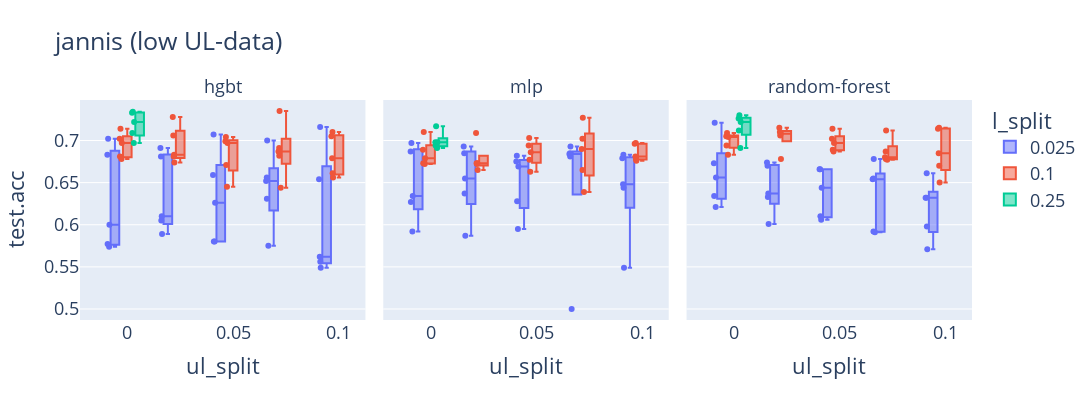
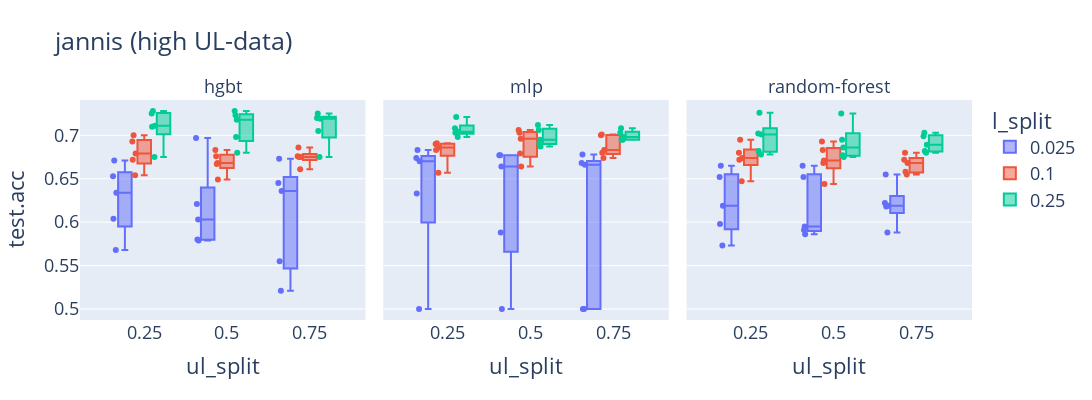
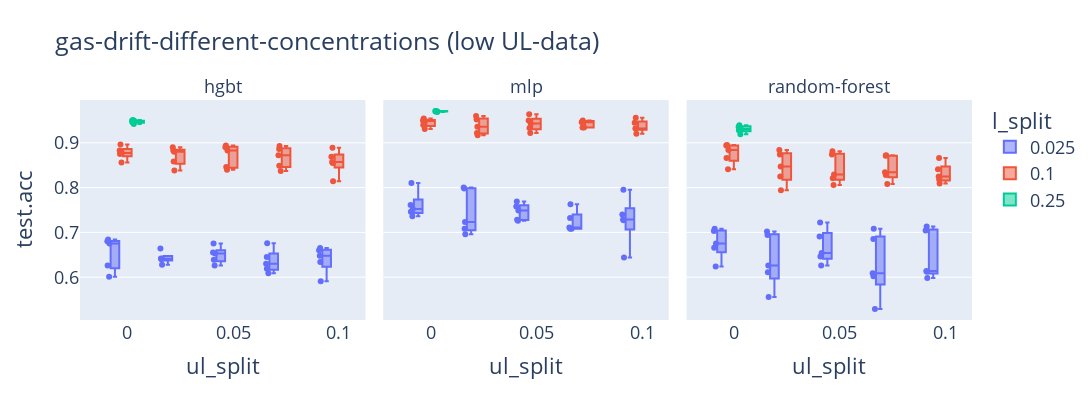
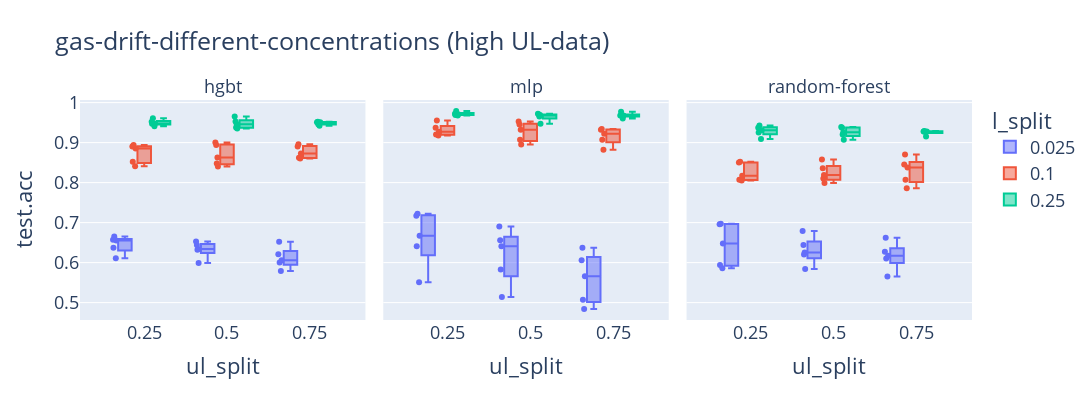

Notebook code for these charts, in order:
### Code cell
for dataset in DATASETS:
    fig_0 = px.box(
        indiv_evals_df[
            (indiv_evals_df["dataset"] == dataset) & (indiv_evals_df["ul_split"] <= 0.1)
        ],
        x="ul_split",
        y="test.acc",
        color="l_split",
        facet_col="model",
        category_orders={
            "l_split": sorted(indiv_evals_df["l_split"].unique()),
            "model": MODELS,
        },
        hover_data=["st_type"],
        points="all",
        title=f"{dataset} (low UL-data)",
        width=1200,
        height=400,
    )
    fig_0.for_each_annotation(lambda a: a.update(text=a.text.split("=")[-1]))
    fig_0.update_layout(font=dict(size=18))
    fig_0.write_image(plots_dir_fp / f"{dataset}_test_acc_vs_ul_split_low.svg")
    fig_0.show()

    fig_1 = px.box(
        indiv_evals_df[
            (indiv_evals_df["dataset"] == dataset)
            & (indiv_evals_df["ul_split"] >= 0.25)
        ],
        x="ul_split",
        y="test.acc",
        color="l_split",
        facet_col="model",
        category_orders={
            "l_split": sorted(indiv_evals_df["l_split"].unique()),
            "model": MODELS,
        },
        hover_data=["st_type"],
        points="all",
        title=f"{dataset} (high UL-data)",
        width=1200,
        height=400,
    )
    fig_1.for_each_annotation(lambda a: a.update(text=a.text.split("=")[-1]))
    fig_1.update_layout(font=dict(size=18))
    fig_1.write_image(plots_dir_fp / f"{dataset}_test_acc_vs_ul_split_high.svg")
    fig_1.show()

### Figure 1 — Plotly figure (JSON) as saved in the notebook; plotly's stock layout.template omitted (floating-point values rounded to 4 significant figures)
{"data": [{"alignmentgroup": "True", "boxpoints": "all", "customdata": [["None"], ["None"], ["None"], ["None"], ["None"], ["curr"], ["curr"], ["curr"], ["curr"], ["curr"], ["curr"], ["curr"], ["curr"], ["curr"], ["curr"], ["curr"], ["curr"], ["curr"], ["curr"], ["curr"], ["curr"], ["curr"], ["curr"], ["curr"], ["curr"]], "hovertemplate": "l_split=0.025<br>model=hgbt<br>ul_split=%{x}<br>test.acc=%{y}<br>st_type=%{customdata[0]}<extra></extra>", "legendgroup": "0.025", "marker": {"color": "#636efa"}, "name": "0.025", "notched": false, "offsetgroup": "0.025", "orientation": "v", "showlegend": true, "type": "box", "x": [0, 0, 0, 0, 0, 0.025, 0.025, 0.025, 0.025, 0.025, 0.05, 0.05, 0.05, 0.05, 0.05, 0.075, 0.075, 0.075, 0.075, 0.075, 0.1, 0.1, 0.1, 0.1, 0.1], "x0": " ", "xaxis": "x", "y": [0.702, 0.683, 0.574, 0.6, 0.577, 0.605, 0.691, 0.589, 0.61, 0.681, 0.58, 0.707, 0.659, 0.626, 0.58, 0.652, 0.7, 0.656, 0.575, 0.631, 0.562, 0.549, 0.654, 0.716, 0.556], "y0": " ", "yaxis": "y"}, {"alignmentgroup": "True", "boxpoints": "all", "customdata": [["None"], ["None"], ["None"], ["None"], ["None"], ["curr"], ["curr"], ["curr"], ["curr"], ["curr"], ["curr"], ["curr"], ["curr"], ["curr"], ["curr"], ["curr"], ["curr"], ["curr"], ["curr"], ["curr"], ["curr"], ["curr"], ["curr"], ["curr"], ["curr"]], "hovertemplate": "l_split=0.025<br>model=mlp<br>ul_split=%{x}<br>test.acc=%{y}<br>st_type=%{customdata[0]}<extra></extra>", "legendgroup": "0.025", "marker": {"color": "#636efa"}, "name": "0.025", "notched": false, "offsetgroup": "0.025", "orientation": "v", "showlegend": false, "type": "box", "x": [0, 0, 0, 0, 0, 0.025, 0.025, 0.025, 0.025, 0.025, 0.05, 0.05, 0.05, 0.05, 0.05, 0.075, 0.075, 0.075, 0.075, 0.075, 0.1, 0.1, 0.1, 0.1, 0.1], "x0": " ", "xaxis": "x2", "y": [0.687, 0.627, 0.592, 0.697, 0.634, 0.685, 0.655, 0.587, 0.693, 0.637, 0.595, 0.682, 0.628, 0.675, 0.669, 0.681, 0.693, 0.5, 0.685, 0.684, 0.648, 0.644, 0.679, 0.683, 0.549], "y0": " ", "yaxis": "y2"}, {"alignmentgroup": "True", "boxpoints": "all", "customdata": [["None"], ["None"], ["None"], ["None"], ["None"], ["curr"], ["curr"], ["curr"], ["curr"], ["curr"], ["curr"], ["curr"], ["curr"], ["curr"], ["curr"], ["curr"], ["curr"], ["curr"], ["curr"], ["curr"], ["curr"], ["curr"], ["curr"], ["curr"], ["curr"]], "hovertemplate": "l_split=0.025<br>model=random-forest<br>ul_split=%{x}<br>test.acc=%{y}<br>st_type=%{customdata[0]}<extra></extra>", "legendgroup": "0.025", "marker": {"color": "#636efa"}, "name": "0.025", "notched": false, "offsetgroup": "0.025", "orientation": "v", "showlegend": false, "type": "box", "x": [0, 0, 0, 0, 0, 0.025, 0.025, 0.025, 0.025, 0.025, 0.05, 0.05, 0.05, 0.05, 0.05, 0.075, 0.075, 0.075, 0.075, 0.075, 0.1, 0.1, 0.1, 0.1, 0.1], "x0": " ", "xaxis": "x3", "y": [0.721, 0.673, 0.656, 0.634, 0.621, 0.67, 0.633, 0.637, 0.601, 0.674, 0.606, 0.666, 0.666, 0.644, 0.61, 0.678, 0.655, 0.654, 0.592, 0.591, 0.598, 0.632, 0.632, 0.661, 0.571], "y0": " ", "yaxis": "y3"}, {"alignmentgroup": "True", "boxpoints": "all", "customdata": [["None"], ["None"], ["None"], ["None"], ["None"], ["curr"], ["curr"], ["curr"], ["curr"], ["curr"], ["curr"], ["curr"], ["curr"], ["curr"], ["curr"], ["curr"], ["curr"], ["curr"], ["curr"], ["curr"], ["curr"], ["curr"], ["curr"], ["curr"], ["curr"]], "hovertemplate": "l_split=0.1<br>model=hgbt<br>ul_split=%{x}<br>test.acc=%{y}<br>st_type=%{customdata[0]}<extra></extra>", "legendgroup": "0.1", "marker": {"color": "#EF553B"}, "name": "0.1", "notched": false, "offsetgroup": "0.1", "orientation": "v", "showlegend": true, "type": "box", "x": [0, 0, 0, 0, 0, 0.025, 0.025, 0.025, 0.025, 0.025, 0.05, 0.05, 0.05, 0.05, 0.05, 0.075, 0.075, 0.075, 0.075, 0.075, 0.1, 0.1, 0.1, 0.1, 0.1], "x0": " ", "xaxis": "x", "y": [0.714, 0.681, 0.697, 0.678, 0.702, 0.683, 0.728, 0.674, 0.706, 0.681, 0.697, 0.704, 0.671, 0.645, 0.699, 0.735, 0.644, 0.682, 0.687, 0.691, 0.656, 0.71, 0.679, 0.705, 0.661], "y0": " ", "yaxis": "y"}, {"alignmentgroup": "True", "boxpoints": "all", "customdata": [["None"], ["None"], ["None"], ["None"], ["None"], ["curr"], ["curr"], ["curr"], ["curr"], ["curr"], ["curr"], ["curr"], ["curr"], ["curr"], ["curr"], ["curr"], ["curr"], ["curr"], ["curr"], ["curr"], ["curr"], ["curr"], ["curr"], ["curr"], ["curr"]], "hovertemplate": "l_split=0.1<br>model=mlp<br>ul_split=%{x}<br>test.acc=%{y}<br>st_type=%{customdata[0]}<extra></extra>", "legendgroup": "0.1", "marker": {"color": "#EF553B"}, "name": "0.1", "notched": false, "offsetgroup": "0.1", "orientation": "v", "showlegend": false, "type": "box", "x": [0, 0, 0, 0, 0, 0.025, 0.025, 0.025, 0.025, 0.025, 0.05, 0.05, 0.05, 0.05, 0.05, 0.075, 0.075, 0.075, 0.075, 0.075, 0.1, 0.1, 0.1, 0.1, 0.1], "x0": " ", "xaxis": "x2", "y": [0.673, 0.679, 0.689, 0.71, 0.672, 0.665, 0.709, 0.672, 0.673, 0.673, 0.694, 0.677, 0.703, 0.663, 0.686, 0.665, 0.639, 0.727, 0.702, 0.69, 0.696, 0.676, 0.678, 0.681, 0.697], "y0": " ", "yaxis": "y2"}, {"alignmentgroup": "True", "boxpoints": "all", "customdata": [["None"], ["None"], ["None"], ["None"], ["None"], ["curr"], ["curr"], ["curr"], ["curr"], ["curr"], ["curr"], ["curr"], ["curr"], ["curr"], ["curr"], ["curr"], ["curr"], ["curr"], ["curr"], ["curr"], ["curr"], ["curr"], ["curr"], ["curr"], ["curr"]], "hovertemplate": "l_split=0.1<br>model=random-forest<br>ul_split=%{x}<br>test.acc=%{y}<br>st_type=%{customdata[0]}<extra></extra>", "legendgroup": "0.1", "marker": {"color": "#EF553B"}, "name": "0.1", "notched": false, "offsetgroup": "0.1", "orientation": "v", "showlegend": false, "type": "box", "x": [0, 0, 0, 0, 0, 0.025, 0.025, 0.025, 0.025, 0.025, 0.05, 0.05, 0.05, 0.05, 0.05, 0.075, 0.075, 0.075, 0.075, 0.075, 0.1, 0.1, 0.1, 0.1, 0.1], "x0": " ", "xaxis": "x3", "y": [0.704, 0.709, 0.705, 0.683, 0.694, 0.678, 0.706, 0.715, 0.708, 0.71, 0.702, 0.697, 0.714, 0.689, 0.687, 0.712, 0.68, 0.687, 0.678, 0.677, 0.685, 0.715, 0.714, 0.65, 0.67], "y0": " ", "yaxis": "y3"}, {"alignmentgroup": "True", "boxpoints": "all", "customdata": [["None"], ["None"], ["None"], ["None"], ["None"]], "hovertemplate": "l_split=0.25<br>model=hgbt<br>ul_split=%{x}<br>test.acc=%{y}<br>st_type=%{customdata[0]}<extra></extra>", "legendgroup": "0.25", "marker": {"color": "#00cc96"}, "name": "0.25", "notched": false, "offsetgroup": "0.25", "orientation": "v", "showlegend": true, "type": "box", "x": [0, 0, 0, 0, 0], "x0": " ", "xaxis": "x", "y": [0.709, 0.734, 0.733, 0.722, 0.697], "y0": " ", "yaxis": "y"}, {"alignmentgroup": "True", "boxpoints": "all", "customdata": [["None"], ["None"], ["None"], ["None"], ["None"]], "hovertemplate": "l_split=0.25<br>model=mlp<br>ul_split=%{x}<br>test.acc=%{y}<br>st_type=%{customdata[0]}<extra></extra>", "legendgroup": "0.25", "marker": {"color": "#00cc96"}, "name": "0.25", "notched": false, "offsetgroup": "0.25", "orientation": "v", "showlegend": false, "type": "box", "x": [0, 0, 0, 0, 0], "x0": " ", "xaxis": "x2", "y": [0.691, 0.694, 0.698, 0.698, 0.717], "y0": " ", "yaxis": "y2"}, {"alignmentgroup": "True", "boxpoints": "all", "customdata": [["None"], ["None"], ["None"], ["None"], ["None"]], "hovertemplate": "l_split=0.25<br>model=random-forest<br>ul_split=%{x}<br>test.acc=%{y}<br>st_type=%{customdata[0]}<extra></extra>", "legendgroup": "0.25", "marker": {"color": "#00cc96"}, "name": "0.25", "notched": false, "offsetgroup": "0.25", "orientation": "v", "showlegend": false, "type": "box", "x": [0, 0, 0, 0, 0], "x0": " ", "xaxis": "x3", "y": [0.712, 0.73, 0.726, 0.691, 0.722], "y0": " ", "yaxis": "y3"}], "layout": {"annotations": [{"font": {}, "showarrow": false, "text": "hgbt", "x": 0.16, "xanchor": "center", "xref": "paper", "y": 1, "yanchor": "bottom", "yref": "paper"}, {"font": {}, "showarrow": false, "text": "mlp", "x": 0.5, "xanchor": "center", "xref": "paper", "y": 1, "yanchor": "bottom", "yref": "paper"}, {"font": {}, "showarrow": false, "text": "random-forest", "x": 0.84, "xanchor": "center", "xref": "paper", "y": 1, "yanchor": "bottom", "yref": "paper"}], "boxmode": "group", "font": {"size": 18}, "height": 400, "legend": {"title": {"text": "l_split"}, "tracegroupgap": 0}, "title": {"text": "jannis (low UL-data)"}, "width": 1200, "xaxis": {"anchor": "y", "domain": [0, 0.32], "title": {"text": "ul_split"}}, "xaxis2": {"anchor": "y2", "domain": [0.34, 0.66], "matches": "x", "title": {"text": "ul_split"}}, "xaxis3": {"anchor": "y3", "domain": [0.68, 1.0], "matches": "x", "title": {"text": "ul_split"}}, "yaxis": {"anchor": "x", "domain": [0, 1], "title": {"text": "test.acc"}}, "yaxis2": {"anchor": "x2", "domain": [0, 1], "matches": "y", "showticklabels": false}, "yaxis3": {"anchor": "x3", "domain": [0, 1], "matches": "y", "showticklabels": false}}}

### Figure 2 — Plotly figure (JSON) as saved in the notebook; plotly's stock layout.template omitted (floating-point values rounded to 4 significant figures)
{"data": [{"alignmentgroup": "True", "boxpoints": "all", "customdata": [["curr"], ["curr"], ["curr"], ["curr"], ["curr"], ["curr"], ["curr"], ["curr"], ["curr"], ["curr"], ["curr"], ["curr"], ["curr"], ["curr"], ["curr"]], "hovertemplate": "l_split=0.025<br>model=hgbt<br>ul_split=%{x}<br>test.acc=%{y}<br>st_type=%{customdata[0]}<extra></extra>", "legendgroup": "0.025", "marker": {"color": "#636efa"}, "name": "0.025", "notched": false, "offsetgroup": "0.025", "orientation": "v", "showlegend": true, "type": "box", "x": [0.25, 0.25, 0.25, 0.25, 0.25, 0.5, 0.5, 0.5, 0.5, 0.5, 0.75, 0.75, 0.75, 0.75, 0.75], "x0": " ", "xaxis": "x", "y": [0.653, 0.568, 0.634, 0.671, 0.604, 0.697, 0.621, 0.579, 0.58, 0.603, 0.521, 0.636, 0.645, 0.555, 0.673], "y0": " ", "yaxis": "y"}, {"alignmentgroup": "True", "boxpoints": "all", "customdata": [["curr"], ["curr"], ["curr"], ["curr"], ["curr"], ["curr"], ["curr"], ["curr"], ["curr"], ["curr"], ["curr"], ["curr"], ["curr"], ["curr"], ["curr"]], "hovertemplate": "l_split=0.025<br>model=mlp<br>ul_split=%{x}<br>test.acc=%{y}<br>st_type=%{customdata[0]}<extra></extra>", "legendgroup": "0.025", "marker": {"color": "#636efa"}, "name": "0.025", "notched": false, "offsetgroup": "0.025", "orientation": "v", "showlegend": false, "type": "box", "x": [0.25, 0.25, 0.25, 0.25, 0.25, 0.5, 0.5, 0.5, 0.5, 0.5, 0.75, 0.75, 0.75, 0.75, 0.75], "x0": " ", "xaxis": "x2", "y": [0.5, 0.633, 0.67, 0.674, 0.683, 0.677, 0.677, 0.664, 0.5, 0.588, 0.5, 0.678, 0.666, 0.5, 0.668], "y0": " ", "yaxis": "y2"}, {"alignmentgroup": "True", "boxpoints": "all", "customdata": [["curr"], ["curr"], ["curr"], ["curr"], ["curr"], ["curr"], ["curr"], ["curr"], ["curr"], ["curr"], ["curr"], ["curr"], ["curr"], ["curr"], ["curr"]], "hovertemplate": "l_split=0.025<br>model=random-forest<br>ul_split=%{x}<br>test.acc=%{y}<br>st_type=%{customdata[0]}<extra></extra>", "legendgroup": "0.025", "marker": {"color": "#636efa"}, "name": "0.025", "notched": false, "offsetgroup": "0.025", "orientation": "v", "showlegend": false, "type": "box", "x": [0.25, 0.25, 0.25, 0.25, 0.25, 0.5, 0.5, 0.5, 0.5, 0.5, 0.75, 0.75, 0.75, 0.75, 0.75], "x0": " ", "xaxis": "x3", "y": [0.652, 0.665, 0.619, 0.573, 0.598, 0.652, 0.595, 0.665, 0.591, 0.586, 0.618, 0.619, 0.622, 0.588, 0.655], "y0": " ", "yaxis": "y3"}, {"alignmentgroup": "True", "boxpoints": "all", "customdata": [["curr"], ["curr"], ["curr"], ["curr"], ["curr"], ["curr"], ["curr"], ["curr"], ["curr"], ["curr"], ["curr"], ["curr"], ["curr"], ["curr"], ["curr"]], "hovertemplate": "l_split=0.1<br>model=hgbt<br>ul_split=%{x}<br>test.acc=%{y}<br>st_type=%{customdata[0]}<extra></extra>", "legendgroup": "0.1", "marker": {"color": "#EF553B"}, "name": "0.1", "notched": false, "offsetgroup": "0.1", "orientation": "v", "showlegend": true, "type": "box", "x": [0.25, 0.25, 0.25, 0.25, 0.25, 0.5, 0.5, 0.5, 0.5, 0.5, 0.75, 0.75, 0.75, 0.75, 0.75], "x0": " ", "xaxis": "x", "y": [0.672, 0.654, 0.693, 0.7, 0.679, 0.649, 0.676, 0.683, 0.667, 0.668, 0.661, 0.686, 0.676, 0.675, 0.675], "y0": " ", "yaxis": "y"}, {"alignmentgroup": "True", "boxpoints": "all", "customdata": [["curr"], ["curr"], ["curr"], ["curr"], ["curr"], ["curr"], ["curr"], ["curr"], ["curr"], ["curr"], ["curr"], ["curr"], ["curr"], ["curr"], ["curr"]], "hovertemplate": "l_split=0.1<br>model=mlp<br>ul_split=%{x}<br>test.acc=%{y}<br>st_type=%{customdata[0]}<extra></extra>", "legendgroup": "0.1", "marker": {"color": "#EF553B"}, "name": "0.1", "notched": false, "offsetgroup": "0.1", "orientation": "v", "showlegend": false, "type": "box", "x": [0.25, 0.25, 0.25, 0.25, 0.25, 0.5, 0.5, 0.5, 0.5, 0.5, 0.75, 0.75, 0.75, 0.75, 0.75], "x0": " ", "xaxis": "x2", "y": [0.686, 0.683, 0.657, 0.691, 0.69, 0.664, 0.706, 0.696, 0.703, 0.679, 0.68, 0.674, 0.683, 0.701, 0.7], "y0": " ", "yaxis": "y2"}, {"alignmentgroup": "True", "boxpoints": "all", "customdata": [["curr"], ["curr"], ["curr"], ["curr"], ["curr"], ["curr"], ["curr"], ["curr"], ["curr"], ["curr"], ["curr"], ["curr"], ["curr"], ["curr"], ["curr"]], "hovertemplate": "l_split=0.1<br>model=random-forest<br>ul_split=%{x}<br>test.acc=%{y}<br>st_type=%{customdata[0]}<extra></extra>", "legendgroup": "0.1", "marker": {"color": "#EF553B"}, "name": "0.1", "notched": false, "offsetgroup": "0.1", "orientation": "v", "showlegend": false, "type": "box", "x": [0.25, 0.25, 0.25, 0.25, 0.25, 0.5, 0.5, 0.5, 0.5, 0.5, 0.75, 0.75, 0.75, 0.75, 0.75], "x0": " ", "xaxis": "x3", "y": [0.672, 0.674, 0.647, 0.695, 0.68, 0.693, 0.671, 0.668, 0.683, 0.644, 0.68, 0.658, 0.672, 0.668, 0.655], "y0": " ", "yaxis": "y3"}, {"alignmentgroup": "True", "boxpoints": "all", "customdata": [["curr"], ["curr"], ["curr"], ["curr"], ["curr"], ["curr"], ["curr"], ["curr"], ["curr"], ["curr"], ["curr"], ["curr"], ["curr"], ["curr"], ["curr"]], "hovertemplate": "l_split=0.25<br>model=hgbt<br>ul_split=%{x}<br>test.acc=%{y}<br>st_type=%{customdata[0]}<extra></extra>", "legendgroup": "0.25", "marker": {"color": "#00cc96"}, "name": "0.25", "notched": false, "offsetgroup": "0.25", "orientation": "v", "showlegend": true, "type": "box", "x": [0.25, 0.25, 0.25, 0.25, 0.25, 0.5, 0.5, 0.5, 0.5, 0.5, 0.75, 0.75, 0.75, 0.75, 0.75], "x0": " ", "xaxis": "x", "y": [0.711, 0.71, 0.675, 0.725, 0.728, 0.718, 0.728, 0.68, 0.723, 0.698, 0.675, 0.719, 0.705, 0.725, 0.72], "y0": " ", "yaxis": "y"}, {"alignmentgroup": "True", "boxpoints": "all", "customdata": [["curr"], ["curr"], ["curr"], ["curr"], ["curr"], ["curr"], ["curr"], ["curr"], ["curr"], ["curr"], ["curr"], ["curr"], ["curr"], ["curr"], ["curr"]], "hovertemplate": "l_split=0.25<br>model=mlp<br>ul_split=%{x}<br>test.acc=%{y}<br>st_type=%{customdata[0]}<extra></extra>", "legendgroup": "0.25", "marker": {"color": "#00cc96"}, "name": "0.25", "notched": false, "offsetgroup": "0.25", "orientation": "v", "showlegend": false, "type": "box", "x": [0.25, 0.25, 0.25, 0.25, 0.25, 0.5, 0.5, 0.5, 0.5, 0.5, 0.75, 0.75, 0.75, 0.75, 0.75], "x0": " ", "xaxis": "x2", "y": [0.703, 0.721, 0.698, 0.708, 0.704, 0.691, 0.706, 0.712, 0.687, 0.695, 0.695, 0.698, 0.708, 0.695, 0.703], "y0": " ", "yaxis": "y2"}, {"alignmentgroup": "True", "boxpoints": "all", "customdata": [["curr"], ["curr"], ["curr"], ["curr"], ["curr"], ["curr"], ["curr"], ["curr"], ["curr"], ["curr"], ["curr"], ["curr"], ["curr"], ["curr"], ["curr"]], "hovertemplate": "l_split=0.25<br>model=random-forest<br>ul_split=%{x}<br>test.acc=%{y}<br>st_type=%{customdata[0]}<extra></extra>", "legendgroup": "0.25", "marker": {"color": "#00cc96"}, "name": "0.25", "notched": false, "offsetgroup": "0.25", "orientation": "v", "showlegend": false, "type": "box", "x": [0.25, 0.25, 0.25, 0.25, 0.25, 0.5, 0.5, 0.5, 0.5, 0.5, 0.75, 0.75, 0.75, 0.75, 0.75], "x0": " ", "xaxis": "x3", "y": [0.702, 0.682, 0.678, 0.701, 0.726, 0.675, 0.686, 0.677, 0.725, 0.695, 0.682, 0.689, 0.699, 0.703, 0.68], "y0": " ", "yaxis": "y3"}], "layout": {"annotations": [{"font": {}, "showarrow": false, "text": "hgbt", "x": 0.16, "xanchor": "center", "xref": "paper", "y": 1, "yanchor": "bottom", "yref": "paper"}, {"font": {}, "showarrow": false, "text": "mlp", "x": 0.5, "xanchor": "center", "xref": "paper", "y": 1, "yanchor": "bottom", "yref": "paper"}, {"font": {}, "showarrow": false, "text": "random-forest", "x": 0.84, "xanchor": "center", "xref": "paper", "y": 1, "yanchor": "bottom", "yref": "paper"}], "boxmode": "group", "font": {"size": 18}, "height": 400, "legend": {"title": {"text": "l_split"}, "tracegroupgap": 0}, "title": {"text": "jannis (high UL-data)"}, "width": 1200, "xaxis": {"anchor": "y", "domain": [0, 0.32], "title": {"text": "ul_split"}}, "xaxis2": {"anchor": "y2", "domain": [0.34, 0.66], "matches": "x", "title": {"text": "ul_split"}}, "xaxis3": {"anchor": "y3", "domain": [0.68, 1.0], "matches": "x", "title": {"text": "ul_split"}}, "yaxis": {"anchor": "x", "domain": [0, 1], "title": {"text": "test.acc"}}, "yaxis2": {"anchor": "x2", "domain": [0, 1], "matches": "y", "showticklabels": false}, "yaxis3": {"anchor": "x3", "domain": [0, 1], "matches": "y", "showticklabels": false}}}

### Figure 3 — Plotly figure (JSON) as saved in the notebook; plotly's stock layout.template omitted (floating-point values rounded to 4 significant figures)
{"data": [{"alignmentgroup": "True", "boxpoints": "all", "customdata": [["None"], ["None"], ["None"], ["None"], ["None"], ["curr"], ["curr"], ["curr"], ["curr"], ["curr"], ["curr"], ["curr"], ["curr"], ["curr"], ["curr"], ["curr"], ["curr"], ["curr"], ["curr"], ["curr"], ["curr"], ["curr"], ["curr"], ["curr"], ["curr"]], "hovertemplate": "l_split=0.025<br>model=hgbt<br>ul_split=%{x}<br>test.acc=%{y}<br>st_type=%{customdata[0]}<extra></extra>", "legendgroup": "0.025", "marker": {"color": "#636efa"}, "name": "0.025", "notched": false, "offsetgroup": "0.025", "orientation": "v", "showlegend": true, "type": "box", "x": [0, 0, 0, 0, 0, 0.025, 0.025, 0.025, 0.025, 0.025, 0.05, 0.05, 0.05, 0.05, 0.05, 0.075, 0.075, 0.075, 0.075, 0.075, 0.1, 0.1, 0.1, 0.1, 0.1], "x0": " ", "xaxis": "x", "y": [0.68, 0.626, 0.675, 0.684, 0.601, 0.64, 0.642, 0.664, 0.641, 0.628, 0.653, 0.639, 0.675, 0.626, 0.655, 0.609, 0.645, 0.676, 0.63, 0.619, 0.634, 0.665, 0.66, 0.648, 0.591], "y0": " ", "yaxis": "y"}, {"alignmentgroup": "True", "boxpoints": "all", "customdata": [["None"], ["None"], ["None"], ["None"], ["None"], ["curr"], ["curr"], ["curr"], ["curr"], ["curr"], ["curr"], ["curr"], ["curr"], ["curr"], ["curr"], ["curr"], ["curr"], ["curr"], ["curr"], ["curr"], ["curr"], ["curr"], ["curr"], ["curr"], ["curr"]], "hovertemplate": "l_split=0.025<br>model=mlp<br>ul_split=%{x}<br>test.acc=%{y}<br>st_type=%{customdata[0]}<extra></extra>", "legendgroup": "0.025", "marker": {"color": "#636efa"}, "name": "0.025", "notched": false, "offsetgroup": "0.025", "orientation": "v", "showlegend": false, "type": "box", "x": [0, 0, 0, 0, 0, 0.025, 0.025, 0.025, 0.025, 0.025, 0.05, 0.05, 0.05, 0.05, 0.05, 0.075, 0.075, 0.075, 0.075, 0.075, 0.1, 0.1, 0.1, 0.1, 0.1], "x0": " ", "xaxis": "x2", "y": [0.746, 0.81, 0.761, 0.736, 0.752, 0.708, 0.696, 0.723, 0.798, 0.8, 0.769, 0.726, 0.749, 0.728, 0.758, 0.763, 0.732, 0.711, 0.708, 0.708, 0.729, 0.644, 0.727, 0.795, 0.74], "y0": " ", "yaxis": "y2"}, {"alignmentgroup": "True", "boxpoints": "all", "customdata": [["None"], ["None"], ["None"], ["None"], ["None"], ["curr"], ["curr"], ["curr"], ["curr"], ["curr"], ["curr"], ["curr"], ["curr"], ["curr"], ["curr"], ["curr"], ["curr"], ["curr"], ["curr"], ["curr"], ["curr"], ["curr"], ["curr"], ["curr"], ["curr"]], "hovertemplate": "l_split=0.025<br>model=random-forest<br>ul_split=%{x}<br>test.acc=%{y}<br>st_type=%{customdata[0]}<extra></extra>", "legendgroup": "0.025", "marker": {"color": "#636efa"}, "name": "0.025", "notched": false, "offsetgroup": "0.025", "orientation": "v", "showlegend": false, "type": "box", "x": [0, 0, 0, 0, 0, 0.025, 0.025, 0.025, 0.025, 0.025, 0.05, 0.05, 0.05, 0.05, 0.05, 0.075, 0.075, 0.075, 0.075, 0.075, 0.1, 0.1, 0.1, 0.1, 0.1], "x0": " ", "xaxis": "x3", "y": [0.703, 0.708, 0.666, 0.624, 0.675, 0.556, 0.626, 0.611, 0.694, 0.702, 0.722, 0.626, 0.691, 0.654, 0.646, 0.685, 0.602, 0.529, 0.708, 0.609, 0.612, 0.598, 0.713, 0.704, 0.614], "y0": " ", "yaxis": "y3"}, {"alignmentgroup": "True", "boxpoints": "all", "customdata": [["None"], ["None"], ["None"], ["None"], ["None"], ["curr"], ["curr"], ["curr"], ["curr"], ["curr"], ["curr"], ["curr"], ["curr"], ["curr"], ["curr"], ["curr"], ["curr"], ["curr"], ["curr"], ["curr"], ["curr"], ["curr"], ["curr"], ["curr"], ["curr"]], "hovertemplate": "l_split=0.1<br>model=hgbt<br>ul_split=%{x}<br>test.acc=%{y}<br>st_type=%{customdata[0]}<extra></extra>", "legendgroup": "0.1", "marker": {"color": "#EF553B"}, "name": "0.1", "notched": false, "offsetgroup": "0.1", "orientation": "v", "showlegend": true, "type": "box", "x": [0, 0, 0, 0, 0, 0.025, 0.025, 0.025, 0.025, 0.025, 0.05, 0.05, 0.05, 0.05, 0.05, 0.075, 0.075, 0.075, 0.075, 0.075, 0.1, 0.1, 0.1, 0.1, 0.1], "x0": " ", "xaxis": "x", "y": [0.883, 0.877, 0.875, 0.896, 0.856, 0.838, 0.858, 0.89, 0.88, 0.883, 0.883, 0.89, 0.894, 0.84, 0.846, 0.886, 0.893, 0.849, 0.872, 0.837, 0.857, 0.855, 0.869, 0.889, 0.814], "y0": " ", "yaxis": "y"}, {"alignmentgroup": "True", "boxpoints": "all", "customdata": [["None"], ["None"], ["None"], ["None"], ["None"], ["curr"], ["curr"], ["curr"], ["curr"], ["curr"], ["curr"], ["curr"], ["curr"], ["curr"], ["curr"], ["curr"], ["curr"], ["curr"], ["curr"], ["curr"], ["curr"], ["curr"], ["curr"], ["curr"], ["curr"]], "hovertemplate": "l_split=0.1<br>model=mlp<br>ul_split=%{x}<br>test.acc=%{y}<br>st_type=%{customdata[0]}<extra></extra>", "legendgroup": "0.1", "marker": {"color": "#EF553B"}, "name": "0.1", "notched": false, "offsetgroup": "0.1", "orientation": "v", "showlegend": false, "type": "box", "x": [0, 0, 0, 0, 0, 0.025, 0.025, 0.025, 0.025, 0.025, 0.05, 0.05, 0.05, 0.05, 0.05, 0.075, 0.075, 0.075, 0.075, 0.075, 0.1, 0.1, 0.1, 0.1, 0.1], "x0": " ", "xaxis": "x2", "y": [0.931, 0.954, 0.94, 0.95, 0.949, 0.952, 0.922, 0.96, 0.917, 0.936, 0.95, 0.933, 0.964, 0.922, 0.943, 0.934, 0.946, 0.95, 0.948, 0.934, 0.92, 0.956, 0.932, 0.945, 0.932], "y0": " ", "yaxis": "y2"}, {"alignmentgroup": "True", "boxpoints": "all", "customdata": [["None"], ["None"], ["None"], ["None"], ["None"], ["curr"], ["curr"], ["curr"], ["curr"], ["curr"], ["curr"], ["curr"], ["curr"], ["curr"], ["curr"], ["curr"], ["curr"], ["curr"], ["curr"], ["curr"], ["curr"], ["curr"], ["curr"], ["curr"], ["curr"]], "hovertemplate": "l_split=0.1<br>model=random-forest<br>ul_split=%{x}<br>test.acc=%{y}<br>st_type=%{customdata[0]}<extra></extra>", "legendgroup": "0.1", "marker": {"color": "#EF553B"}, "name": "0.1", "notched": false, "offsetgroup": "0.1", "orientation": "v", "showlegend": false, "type": "box", "x": [0, 0, 0, 0, 0, 0.025, 0.025, 0.025, 0.025, 0.025, 0.05, 0.05, 0.05, 0.05, 0.05, 0.075, 0.075, 0.075, 0.075, 0.075, 0.1, 0.1, 0.1, 0.1, 0.1], "x0": " ", "xaxis": "x3", "y": [0.894, 0.895, 0.866, 0.884, 0.841, 0.794, 0.825, 0.884, 0.874, 0.847, 0.829, 0.881, 0.874, 0.821, 0.806, 0.871, 0.872, 0.834, 0.828, 0.808, 0.825, 0.841, 0.809, 0.818, 0.866], "y0": " ", "yaxis": "y3"}, {"alignmentgroup": "True", "boxpoints": "all", "customdata": [["None"], ["None"], ["None"], ["None"], ["None"]], "hovertemplate": "l_split=0.25<br>model=hgbt<br>ul_split=%{x}<br>test.acc=%{y}<br>st_type=%{customdata[0]}<extra></extra>", "legendgroup": "0.25", "marker": {"color": "#00cc96"}, "name": "0.25", "notched": false, "offsetgroup": "0.25", "orientation": "v", "showlegend": true, "type": "box", "x": [0, 0, 0, 0, 0], "x0": " ", "xaxis": "x", "y": [0.949, 0.946, 0.949, 0.942, 0.951], "y0": " ", "yaxis": "y"}, {"alignmentgroup": "True", "boxpoints": "all", "customdata": [["None"], ["None"], ["None"], ["None"], ["None"]], "hovertemplate": "l_split=0.25<br>model=mlp<br>ul_split=%{x}<br>test.acc=%{y}<br>st_type=%{customdata[0]}<extra></extra>", "legendgroup": "0.25", "marker": {"color": "#00cc96"}, "name": "0.25", "notched": false, "offsetgroup": "0.25", "orientation": "v", "showlegend": false, "type": "box", "x": [0, 0, 0, 0, 0], "x0": " ", "xaxis": "x2", "y": [0.971, 0.97, 0.969, 0.971, 0.97], "y0": " ", "yaxis": "y2"}, {"alignmentgroup": "True", "boxpoints": "all", "customdata": [["None"], ["None"], ["None"], ["None"], ["None"]], "hovertemplate": "l_split=0.25<br>model=random-forest<br>ul_split=%{x}<br>test.acc=%{y}<br>st_type=%{customdata[0]}<extra></extra>", "legendgroup": "0.25", "marker": {"color": "#00cc96"}, "name": "0.25", "notched": false, "offsetgroup": "0.25", "orientation": "v", "showlegend": false, "type": "box", "x": [0, 0, 0, 0, 0], "x0": " ", "xaxis": "x3", "y": [0.919, 0.939, 0.928, 0.931, 0.936], "y0": " ", "yaxis": "y3"}], "layout": {"annotations": [{"font": {}, "showarrow": false, "text": "hgbt", "x": 0.16, "xanchor": "center", "xref": "paper", "y": 1, "yanchor": "bottom", "yref": "paper"}, {"font": {}, "showarrow": false, "text": "mlp", "x": 0.5, "xanchor": "center", "xref": "paper", "y": 1, "yanchor": "bottom", "yref": "paper"}, {"font": {}, "showarrow": false, "text": "random-forest", "x": 0.84, "xanchor": "center", "xref": "paper", "y": 1, "yanchor": "bottom", "yref": "paper"}], "boxmode": "group", "font": {"size": 18}, "height": 400, "legend": {"title": {"text": "l_split"}, "tracegroupgap": 0}, "title": {"text": "gas-drift-different-concentrations (low UL-data)"}, "width": 1200, "xaxis": {"anchor": "y", "domain": [0, 0.32], "title": {"text": "ul_split"}}, "xaxis2": {"anchor": "y2", "domain": [0.34, 0.66], "matches": "x", "title": {"text": "ul_split"}}, "xaxis3": {"anchor": "y3", "domain": [0.68, 1.0], "matches": "x", "title": {"text": "ul_split"}}, "yaxis": {"anchor": "x", "domain": [0, 1], "title": {"text": "test.acc"}}, "yaxis2": {"anchor": "x2", "domain": [0, 1], "matches": "y", "showticklabels": false}, "yaxis3": {"anchor": "x3", "domain": [0, 1], "matches": "y", "showticklabels": false}}}

### Figure 4 — Plotly figure (JSON) as saved in the notebook; plotly's stock layout.template omitted (floating-point values rounded to 4 significant figures)
{"data": [{"alignmentgroup": "True", "boxpoints": "all", "customdata": [["curr"], ["curr"], ["curr"], ["curr"], ["curr"], ["curr"], ["curr"], ["curr"], ["curr"], ["curr"], ["curr"], ["curr"], ["curr"], ["curr"], ["curr"]], "hovertemplate": "l_split=0.025<br>model=hgbt<br>ul_split=%{x}<br>test.acc=%{y}<br>st_type=%{customdata[0]}<extra></extra>", "legendgroup": "0.025", "marker": {"color": "#636efa"}, "name": "0.025", "notched": false, "offsetgroup": "0.025", "orientation": "v", "showlegend": true, "type": "box", "x": [0.25, 0.25, 0.25, 0.25, 0.25, 0.5, 0.5, 0.5, 0.5, 0.5, 0.75, 0.75, 0.75, 0.75, 0.75], "x0": " ", "xaxis": "x", "y": [0.657, 0.665, 0.637, 0.655, 0.611, 0.653, 0.599, 0.644, 0.634, 0.632, 0.606, 0.579, 0.621, 0.6, 0.652], "y0": " ", "yaxis": "y"}, {"alignmentgroup": "True", "boxpoints": "all", "customdata": [["curr"], ["curr"], ["curr"], ["curr"], ["curr"], ["curr"], ["curr"], ["curr"], ["curr"], ["curr"], ["curr"], ["curr"], ["curr"], ["curr"], ["curr"]], "hovertemplate": "l_split=0.025<br>model=mlp<br>ul_split=%{x}<br>test.acc=%{y}<br>st_type=%{customdata[0]}<extra></extra>", "legendgroup": "0.025", "marker": {"color": "#636efa"}, "name": "0.025", "notched": false, "offsetgroup": "0.025", "orientation": "v", "showlegend": false, "type": "box", "x": [0.25, 0.25, 0.25, 0.25, 0.25, 0.5, 0.5, 0.5, 0.5, 0.5, 0.75, 0.75, 0.75, 0.75, 0.75], "x0": " ", "xaxis": "x2", "y": [0.667, 0.717, 0.641, 0.722, 0.551, 0.583, 0.69, 0.656, 0.514, 0.641, 0.606, 0.484, 0.637, 0.507, 0.566], "y0": " ", "yaxis": "y2"}, {"alignmentgroup": "True", "boxpoints": "all", "customdata": [["curr"], ["curr"], ["curr"], ["curr"], ["curr"], ["curr"], ["curr"], ["curr"], ["curr"], ["curr"], ["curr"], ["curr"], ["curr"], ["curr"], ["curr"]], "hovertemplate": "l_split=0.025<br>model=random-forest<br>ul_split=%{x}<br>test.acc=%{y}<br>st_type=%{customdata[0]}<extra></extra>", "legendgroup": "0.025", "marker": {"color": "#636efa"}, "name": "0.025", "notched": false, "offsetgroup": "0.025", "orientation": "v", "showlegend": false, "type": "box", "x": [0.25, 0.25, 0.25, 0.25, 0.25, 0.5, 0.5, 0.5, 0.5, 0.5, 0.75, 0.75, 0.75, 0.75, 0.75], "x0": " ", "xaxis": "x3", "y": [0.697, 0.648, 0.586, 0.696, 0.594, 0.584, 0.625, 0.679, 0.62, 0.644, 0.662, 0.617, 0.565, 0.627, 0.61], "y0": " ", "yaxis": "y3"}, {"alignmentgroup": "True", "boxpoints": "all", "customdata": [["curr"], ["curr"], ["curr"], ["curr"], ["curr"], ["curr"], ["curr"], ["curr"], ["curr"], ["curr"], ["curr"], ["curr"], ["curr"], ["curr"], ["curr"]], "hovertemplate": "l_split=0.1<br>model=hgbt<br>ul_split=%{x}<br>test.acc=%{y}<br>st_type=%{customdata[0]}<extra></extra>", "legendgroup": "0.1", "marker": {"color": "#EF553B"}, "name": "0.1", "notched": false, "offsetgroup": "0.1", "orientation": "v", "showlegend": true, "type": "box", "x": [0.25, 0.25, 0.25, 0.25, 0.25, 0.5, 0.5, 0.5, 0.5, 0.5, 0.75, 0.75, 0.75, 0.75, 0.75], "x0": " ", "xaxis": "x", "y": [0.894, 0.89, 0.852, 0.885, 0.841, 0.84, 0.848, 0.863, 0.9, 0.894, 0.862, 0.86, 0.89, 0.873, 0.896], "y0": " ", "yaxis": "y"}, {"alignmentgroup": "True", "boxpoints": "all", "customdata": [["curr"], ["curr"], ["curr"], ["curr"], ["curr"], ["curr"], ["curr"], ["curr"], ["curr"], ["curr"], ["curr"], ["curr"], ["curr"], ["curr"], ["curr"]], "hovertemplate": "l_split=0.1<br>model=mlp<br>ul_split=%{x}<br>test.acc=%{y}<br>st_type=%{customdata[0]}<extra></extra>", "legendgroup": "0.1", "marker": {"color": "#EF553B"}, "name": "0.1", "notched": false, "offsetgroup": "0.1", "orientation": "v", "showlegend": false, "type": "box", "x": [0.25, 0.25, 0.25, 0.25, 0.25, 0.5, 0.5, 0.5, 0.5, 0.5, 0.75, 0.75, 0.75, 0.75, 0.75], "x0": " ", "xaxis": "x2", "y": [0.927, 0.937, 0.918, 0.955, 0.92, 0.907, 0.932, 0.953, 0.945, 0.895, 0.882, 0.934, 0.932, 0.907, 0.922], "y0": " ", "yaxis": "y2"}, {"alignmentgroup": "True", "boxpoints": "all", "customdata": [["curr"], ["curr"], ["curr"], ["curr"], ["curr"], ["curr"], ["curr"], ["curr"], ["curr"], ["curr"], ["curr"], ["curr"], ["curr"], ["curr"], ["curr"]], "hovertemplate": "l_split=0.1<br>model=random-forest<br>ul_split=%{x}<br>test.acc=%{y}<br>st_type=%{customdata[0]}<extra></extra>", "legendgroup": "0.1", "marker": {"color": "#EF553B"}, "name": "0.1", "notched": false, "offsetgroup": "0.1", "orientation": "v", "showlegend": false, "type": "box", "x": [0.25, 0.25, 0.25, 0.25, 0.25, 0.5, 0.5, 0.5, 0.5, 0.5, 0.75, 0.75, 0.75, 0.75, 0.75], "x0": " ", "xaxis": "x3", "y": [0.852, 0.85, 0.807, 0.805, 0.817, 0.799, 0.836, 0.81, 0.819, 0.858, 0.786, 0.807, 0.845, 0.87, 0.838], "y0": " ", "yaxis": "y3"}, {"alignmentgroup": "True", "boxpoints": "all", "customdata": [["curr"], ["curr"], ["curr"], ["curr"], ["curr"], ["curr"], ["curr"], ["curr"], ["curr"], ["curr"], ["curr"], ["curr"], ["curr"], ["curr"], ["curr"]], "hovertemplate": "l_split=0.25<br>model=hgbt<br>ul_split=%{x}<br>test.acc=%{y}<br>st_type=%{customdata[0]}<extra></extra>", "legendgroup": "0.25", "marker": {"color": "#00cc96"}, "name": "0.25", "notched": false, "offsetgroup": "0.25", "orientation": "v", "showlegend": true, "type": "box", "x": [0.25, 0.25, 0.25, 0.25, 0.25, 0.5, 0.5, 0.5, 0.5, 0.5, 0.75, 0.75, 0.75, 0.75, 0.75], "x0": " ", "xaxis": "x", "y": [0.947, 0.961, 0.941, 0.952, 0.947, 0.953, 0.935, 0.938, 0.946, 0.965, 0.951, 0.951, 0.952, 0.946, 0.942], "y0": " ", "yaxis": "y"}, {"alignmentgroup": "True", "boxpoints": "all", "customdata": [["curr"], ["curr"], ["curr"], ["curr"], ["curr"], ["curr"], ["curr"], ["curr"], ["curr"], ["curr"], ["curr"], ["curr"], ["curr"], ["curr"], ["curr"]], "hovertemplate": "l_split=0.25<br>model=mlp<br>ul_split=%{x}<br>test.acc=%{y}<br>st_type=%{customdata[0]}<extra></extra>", "legendgroup": "0.25", "marker": {"color": "#00cc96"}, "name": "0.25", "notched": false, "offsetgroup": "0.25", "orientation": "v", "showlegend": false, "type": "box", "x": [0.25, 0.25, 0.25, 0.25, 0.25, 0.5, 0.5, 0.5, 0.5, 0.5, 0.75, 0.75, 0.75, 0.75, 0.75], "x0": " ", "xaxis": "x2", "y": [0.968, 0.969, 0.972, 0.979, 0.971, 0.965, 0.972, 0.969, 0.947, 0.97, 0.968, 0.977, 0.967, 0.96, 0.968], "y0": " ", "yaxis": "y2"}, {"alignmentgroup": "True", "boxpoints": "all", "customdata": [["curr"], ["curr"], ["curr"], ["curr"], ["curr"], ["curr"], ["curr"], ["curr"], ["curr"], ["curr"], ["curr"], ["curr"], ["curr"], ["curr"], ["curr"]], "hovertemplate": "l_split=0.25<br>model=random-forest<br>ul_split=%{x}<br>test.acc=%{y}<br>st_type=%{customdata[0]}<extra></extra>", "legendgroup": "0.25", "marker": {"color": "#00cc96"}, "name": "0.25", "notched": false, "offsetgroup": "0.25", "orientation": "v", "showlegend": false, "type": "box", "x": [0.25, 0.25, 0.25, 0.25, 0.25, 0.5, 0.5, 0.5, 0.5, 0.5, 0.75, 0.75, 0.75, 0.75, 0.75], "x0": " ", "xaxis": "x3", "y": [0.925, 0.943, 0.909, 0.937, 0.931, 0.939, 0.926, 0.907, 0.937, 0.92, 0.928, 0.915, 0.928, 0.929, 0.927], "y0": " ", "yaxis": "y3"}], "layout": {"annotations": [{"font": {}, "showarrow": false, "text": "hgbt", "x": 0.16, "xanchor": "center", "xref": "paper", "y": 1, "yanchor": "bottom", "yref": "paper"}, {"font": {}, "showarrow": false, "text": "mlp", "x": 0.5, "xanchor": "center", "xref": "paper", "y": 1, "yanchor": "bottom", "yref": "paper"}, {"font": {}, "showarrow": false, "text": "random-forest", "x": 0.84, "xanchor": "center", "xref": "paper", "y": 1, "yanchor": "bottom", "yref": "paper"}], "boxmode": "group", "font": {"size": 18}, "height": 400, "legend": {"title": {"text": "l_split"}, "tracegroupgap": 0}, "title": {"text": "gas-drift-different-concentrations (high UL-data)"}, "width": 1200, "xaxis": {"anchor": "y", "domain": [0, 0.32], "title": {"text": "ul_split"}}, "xaxis2": {"anchor": "y2", "domain": [0.34, 0.66], "matches": "x", "title": {"text": "ul_split"}}, "xaxis3": {"anchor": "y3", "domain": [0.68, 1.0], "matches": "x", "title": {"text": "ul_split"}}, "yaxis": {"anchor": "x", "domain": [0, 1], "title": {"text": "test.acc"}}, "yaxis2": {"anchor": "x2", "domain": [0, 1], "matches": "y", "showticklabels": false}, "yaxis3": {"anchor": "x3", "domain": [0, 1], "matches": "y", "showticklabels": false}}}
